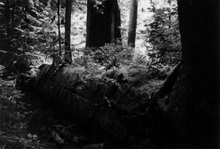
%> input picture SpecifyGammaWhenAdjustingContrastExample_01.jpg, 220 x 149 px, shrunk from 442 x 300 before the run
$ octave sobel.m   (GNU Octave 9; MATLAB toolbox functions it lacks are replaced by stand-ins)
%> lines starting %> are read from the running program, lines starting %| are printed output that depends on the picture
clc;
clear all;
close all;
a=imread('SpecifyGammaWhenAdjustingContrastExample_01.jpg');
%> a is the input picture: size 149x220x3 uint8; min 0, max 245, mean 41.4
a=rgb2gray(a);
%> a: size 149x220 uint8
imshow(a);
a=double(a);
%> a: size 149x220 double
mask=[0,1,2;-1,0,1;-2,-1,0];
[x y]=size(a);
%> x = 149; y = 220
b=zeros(x,y);
for i=2:1:x-1
 for j=2:1:y-1
 for k=1:1:3
 for l=1:1:3
 b(i,j)=b(i,j)+mask(k,l)*a(i+k-2,j+l-2);
 end
 end
 end
end
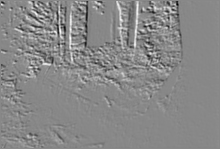
%> b: size 149x220 double; min -776, max 676, mean 1.9; drawn with min black and max white
b=uint8(b);
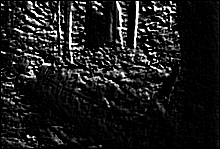
%> b: size 149x220 uint8; min 0, max 255, mean 27.6
figure;
imshow(b);

$ run again, with 1.jpg copied over SpecifyGammaWhenAdjustingContrastExample_01.jpg
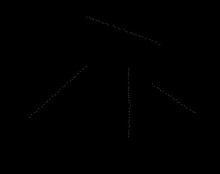
%> input picture 1.jpg, 220 x 174 px, shrunk from 520 x 412 before the run
%> a is the input picture: size 174x220x3 uint8; min 0, max 50, mean 0.2
%> after the loop `for i=2:1:x-1`:
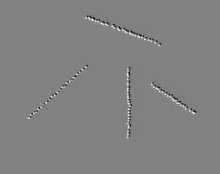
%> b: size 174x220 double; min -120, max 116, mean 0; drawn with min black and max white

$ run again, with assign1.jpg copied over SpecifyGammaWhenAdjustingContrastExample_01.jpg
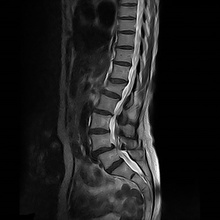
%> input picture assign1.jpg, 220 x 220 px, shrunk from 685 x 686 before the run
%> a is the input picture: size 220x220x3 uint8; min 0, max 255, mean 30
%> after the loop `for i=2:1:x-1`:
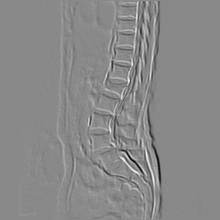
%> b: size 220x220 double; min -906, max 775, mean 0; drawn with min black and max white
%> `b=uint8(b);`:
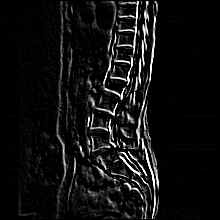
%> b: size 220x220 uint8; min 0, max 255, mean 16.5
